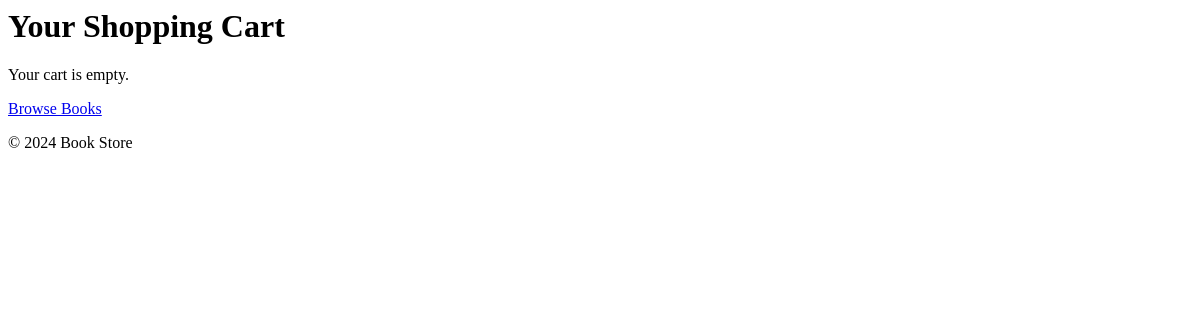
/cart/ (signed in), run on an earlier commit of the app's database.
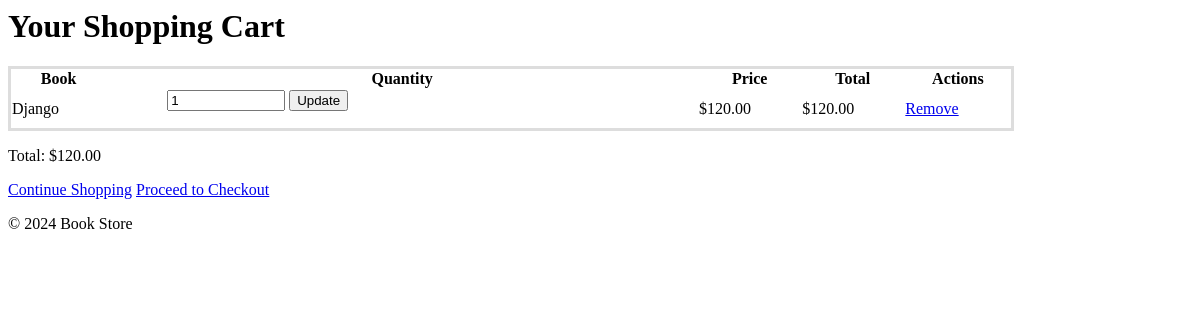
And on a later commit of the database.
### bookMng/models.py (models this page shows, shortened)
class CartItem(models.Model):
    user = models.ForeignKey(User, on_delete=models.CASCADE)
    book = models.ForeignKey(Book, on_delete=models.CASCADE)
    quantity = models.PositiveIntegerField(default=1)
    def total_price(self):
        return self.quantity * self.book.price  # Calculate total price based on quantity

class Book(models.Model):
    name = models.CharField(max_length=200)
    web = models.URLField(max_length=200)
    price = models.DecimalField(decimal_places=2, max_digits=8)
    publishdate = models.DateField(auto_now=True)
    picture = models.FileField(upload_to='bookEx/static/uploads')
    pic_path = models.CharField(max_length=300, editable=False, blank=True)
    username = models.ForeignKey(User, blank=True, null=True, on_delete=models.CASCADE)
    ratings = models.IntegerField(default=0)
    ratingscount = models.IntegerField(default=0)
    overallrating = models.IntegerField(default=0)

### bookMng/views.py (the view)
# urls.py: path('cart/', views.cart_view, name='cart_view'),
def cart_view(request):
    cart_items = CartItem.objects.filter(user=request.user)
    total = sum(item.total_price() for item in cart_items)
    return render(request, 'bookMng/cart.html', {'cart_items': cart_items, 'total': total})

### bookEx/templates/bookMng/cart.html (shortened to what this page needs)
<div class="container">
    <div class="main-content">
        <h1>Your Shopping Cart</h1>
        {% if cart_items %}
            <table style="width: 85%; border: 3px solid #ddd; border-collapse: collapse;">
    <thead>
        <tr>
            <th>Book</th>
            <th>Quantity</th>
            <th>Price</th>
            <th>Total</th>
            <th>Actions</th>
        </tr>
    </thead>
    <tbody>
        {% for item in cart_items %}
        <tr>
            <td>{{ item.book.name }}</td>
            <td>
                <form action="{% url 'update_cart' item.id %}" method="POST">
                    <input type="number" name="quantity" value="{{ item.quantity }}" min="1" style="width: 20%; margin-left: 60px">
                    <button type="submit" class="button">Update</button>
                </form>
            </td>
            <td>${{ item.book.price }}</td>
            <td>${{ item.total_price }}</td>
            <td><a href="{% url 'remove_from_cart' item.id %}" class="button">Remove</a></td>
        </tr>
        {% endfor %}
    </tbody>
</table>
            <p class="total">Total: ${{ total }}</p>
            <a href="{% url 'displaybooks' %}" class="button">Continue Shopping</a>
            <a href="{% url 'checkout' %}" class="button">Proceed to Checkout</a>
        {% else %}
            <p class="empty-cart">Your cart is empty.</p>
            <a href="{% url 'displaybooks' %}" class="button">Browse Books</a>
        {% endif %}
    </div>
</div>
<div class="footer">
    <p>&copy; 2024 Book Store</p>
</div>

What changed in the data, as far as the page shows it:
added CartItem: book.name "Django", quantity "1", book.price "120.00", total_price "120.00"
Also different on the page:
{{ total }}: (not shown) → "120.00"
text no longer shown: "Your cart is empty. Browse Books"
text now shown: "Book Quantity Price Total Actions Total: $ Continue Shopping Proceed to Checkout"
